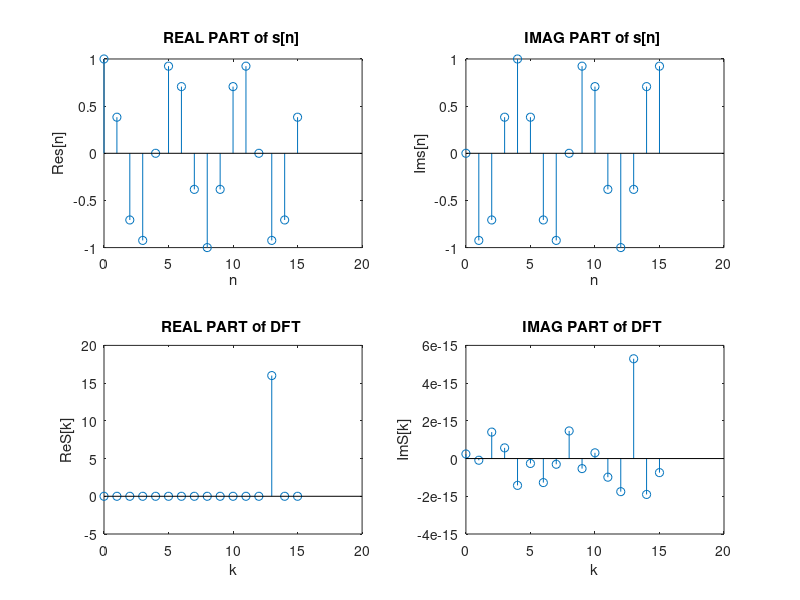

This figure's MATLAB source:
nn = 0 : (16-1) ;
w_0=6*pi/16;
s= exp(-1i*w_0*nn) ;
S =fft(s) ;
kk = nn ;

subplot(221)
stem(nn,real(s))
title( 'REAL PART of s[n] ' ) , xlabel( 'n'), ylabel('Re{s[n]}')

subplot(222)
stem(nn,imag(s))
title( 'IMAG PART of s[n] ' ) , xlabel( 'n'), ylabel('Im{s[n]}')

subplot(223)
stem(kk,real(S))
title( 'REAL PART of DFT ' ) , xlabel( 'k'), ylabel('Re{S[k]}')

subplot(224)
stem(kk,imag(S))
title( 'IMAG PART of DFT ' ) , xlabel( 'k'), ylabel('Im{S[k]}')
